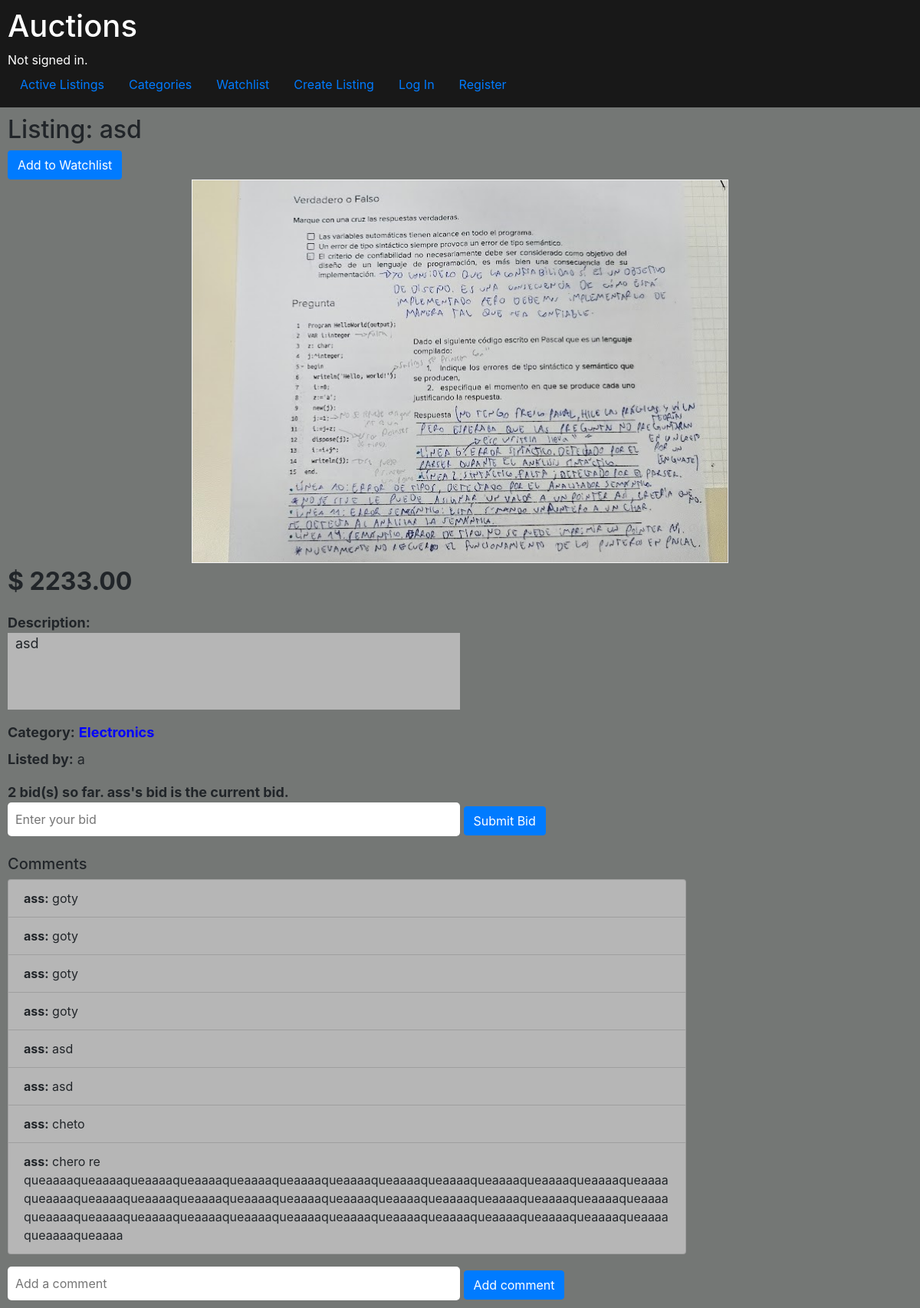
The page /listing/asd/11 on the database as committed earlier.
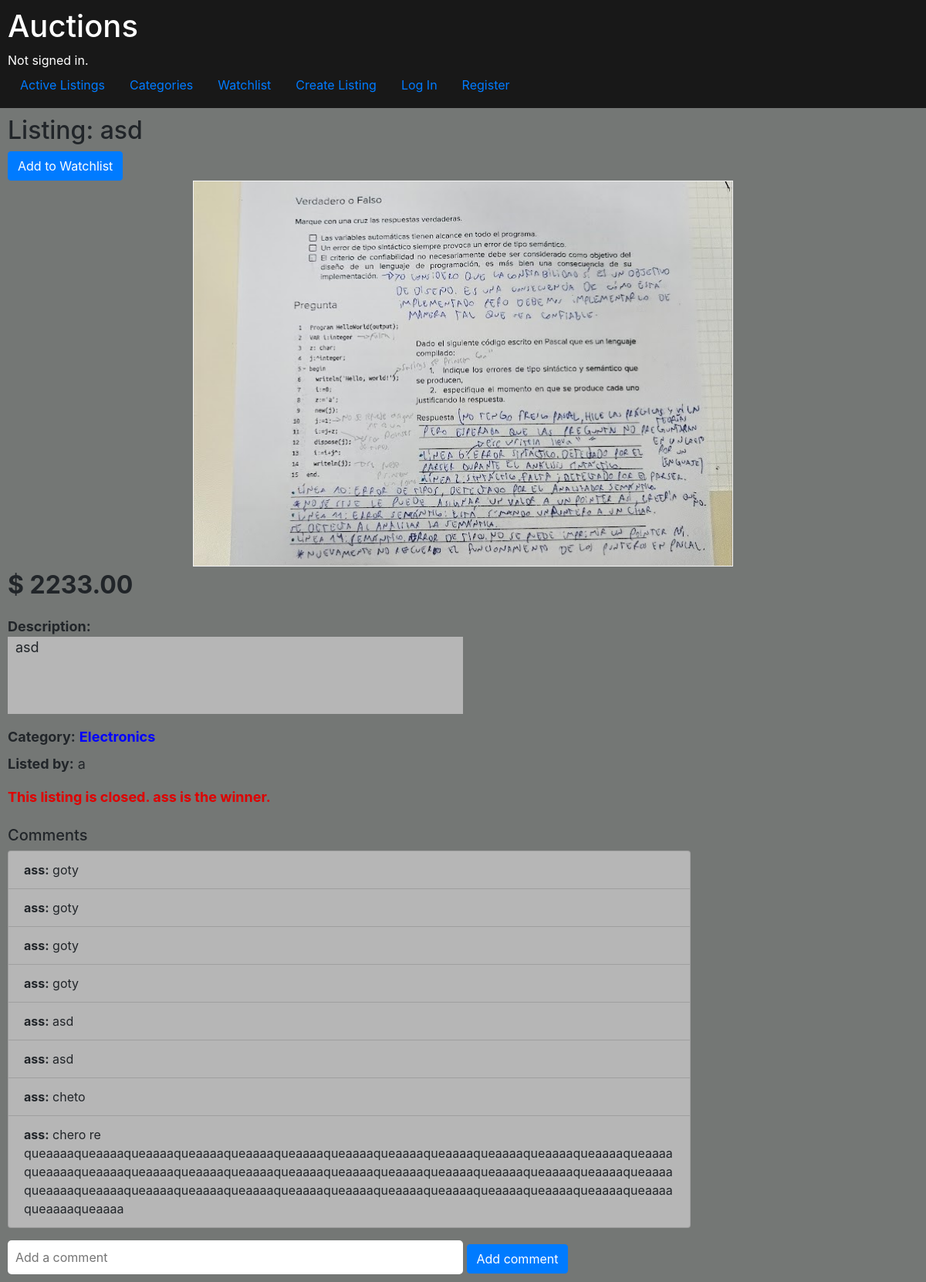
The same page on the database as committed later.
### auctions/models.py (models this page shows, shortened)
class Listings(models.Model):
    lister = models.ForeignKey(User, on_delete=models.CASCADE, related_name="listings")
    name = models.CharField(max_length=64)
    description = models.CharField(max_length=64)
    image = models.ImageField(upload_to='images/',blank=True, null=True)
    startingBid = models.DecimalField(max_digits=10, decimal_places=2)
    category = models.CharField(max_length=64, choices=[(category, category) for category in CATEGORIES])
    closed = models.BooleanField(default=False)
    def price(self):
        return self.bids.filter().order_by("-amount").first().amount if self.bids.exists() else self.startingBid
    def currentBider(self):
        return self.bids.filter().order_by("-amount").first().bidder if self.bids.exists() else None

class Bids(models.Model):
    bidder = models.ForeignKey(User, on_delete=models.CASCADE, related_name="bids")
    amount = models.DecimalField(max_digits=10, decimal_places=2)
    listing = models.ForeignKey('Listings', on_delete=models.CASCADE, related_name="bids")

class User(AbstractUser):
    watchlist = models.ManyToManyField('Listings', blank=True, related_name="watchers")
    def __str__(self):
        return f"{self.username}"

### auctions/views.py (the view, shortened to what this page needs)
# urls.py: path("listing/<str:listing_name>/<int:listing_id>", views.listing_item, name="listingItem"),
def listing_item (request, listing_name, listing_id):
    listing=Listings.objects.get(id=listing_id)
    return render(request, "auctions/listingItem.html", {
    "listing_name" : listing_name,
    "listing_id" : listing_id,
    "listing" : listing,
    })

### auctions/templates/auctions/listingItem.html (shortened to what this page needs)
{% extends "auctions/layout.html" %}
{% block body %}
        <h2>Listing: {{ listing_name }}</h2>
        <div div class="add_to_watchlist">
            <form method="POST" action="{% url 'watchlist' %}">
                <button class="btn btn-primary" type="submit" name="listing_id" value="{{ listing.id }}">Add to Watchlist</button>
            </form>
        </div>
    <div>
        <div style="margin: 0 auto; width: fit-content;">
            {% if listing.image %}
                <img src="{{ listing.image.url }}" alt="Listing Image" class="listing_image">
            {% else %}
                <p style="border: 2px solid black; width: 75%; text-align: center;">No image available</p>
            {% endif %}
        </div>
    </div>
    <div>
        <div class="mb-3">
            <span style="font-size: 32px; font-weight: bold;">$ {{ listing.price }}</span>
        </div>
        <div style="font-size: 18px;">
            <div class="mb-3">
                <strong>Description:</strong>
                <div class="frame description_background">
                    {{ listing.description }}
                </div>
            </div>
            <div class="mb-2">
                <strong>Category:</strong> <strong style="color:blue">{{ listing.category }}</strong>
            </div>
            <div>
                <strong>Listed by:</strong> {{ listing.lister }}
            </div>
        </div>
    </div>
    {% if listing.closed == True %}
        {% if listing.currentBider == user %}
            <span class="bid_status" style="color:rgb(223, 0, 0)">This listing is closed. You are the winner!</span>
        {% else %}
            <span class="bid_status" style="color:rgb(223, 0, 0)">This listing is closed. {{ listing.currentBider }} is the winner.</span>
        {% endif %}
    {% else %}
        <div class="bid_section">
            <div class="bid_status">
                {% if listing.currentBider == user %}
                    <span>{{ listing.bids.all|length }} bid(s) so far. Your bid is the current bid.</span>
                {% elif listing.currentBider == None %}
                    <span>No bids yet.</span>
                {% else %}
                    <span>{{ listing.bids.all|length }} bid(s) so far. {{ listing.currentBider }}'s bid is the current bid.</span>
                {% endif %}
            </div>
            {% if listing.lister == user %}
                <span>This is your listing</span>
            {% else %}
                <form method="POST">
                    <input name="bid" placeholder="Enter your bid" type="number" min="1" class="input_style">
                    <button class="btn btn-primary" type="submit" name="listing_id" value="{{ listing.id }}">Submit Bid</button>
                </form>
            {% endif %}
        </div>
    {% endif %}
    <div class="comments_section">
        <div class="mt-4">
            <h5>Comments</h5>
            {% if listing.comments.all %}
                <ul class="list-group">
                    {% for comment in listing.comments.all %}
                        <li class="list-group-item w-75 frame">
                            <div class="text-break">
                                <strong>{{ comment.commenter }}:</strong> {{ comment.comment }}
                            </div>
                        </li>
                    {% endfor %}
                </ul>
            {% else %}
                <div class="alert alert-secondary" role="alert">
                    No comments yet.
                </div>
            {% endif %}
        </div>
        <form method="POST">
            <input type="text" name="comment" placeholder="Add a comment" required class="input_style">
            <button class="btn btn-primary" type="submit" name="listing_id" value="{{ listing.id }}">Add comment</button>
        </form>
    </div>
{% endblock %}

Rows that differ between the two databases and show on the page:
changed Listings "asd": closed False → True (drawn); bids.all|length "2" → (not shown)
Other text that changed with them:
text no longer shown: "bid(s) so far. 's bid is the current bid. Submit Bid"
text now shown: "This listing is closed. is the winner."
